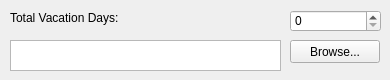
<?xml version="1.0" encoding="UTF-8"?>
<ui version="4.0">
 <class>config</class>
 <widget class="QWidget" name="config">
  <property name="geometry">
   <rect>
    <x>0</x>
    <y>0</y>
    <width>390</width>
    <height>80</height>
   </rect>
  </property>
  <property name="windowTitle">
   <string>Configuration of plasmoid</string>
  </property>
  <widget class="QSpinBox" name="sbTotalVacationDays">
   <property name="geometry">
    <rect>
     <x>290</x>
     <y>10</y>
     <width>91</width>
     <height>22</height>
    </rect>
   </property>
  </widget>
  <widget class="QLabel" name="lblTotalVacationDays">
   <property name="geometry">
    <rect>
     <x>10</x>
     <y>10</y>
     <width>121</width>
     <height>16</height>
    </rect>
   </property>
   <property name="text">
    <string>Total Vacation Days: </string>
   </property>
  </widget>
  <widget class="QPlainTextEdit" name="txtCalPath">
   <property name="geometry">
    <rect>
     <x>10</x>
     <y>40</y>
     <width>271</width>
     <height>31</height>
    </rect>
   </property>
  </widget>
  <widget class="QPushButton" name="pushButton">
   <property name="geometry">
    <rect>
     <x>290</x>
     <y>40</y>
     <width>90</width>
     <height>23</height>
    </rect>
   </property>
   <property name="text">
    <string>Browse...</string>
   </property>
  </widget>
 </widget>
 <resources/>
 <connections/>
</ui>
